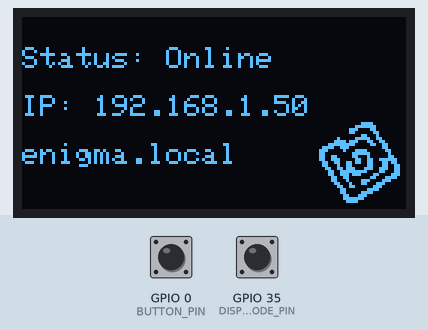
A sketch run on a simulated ESP32. Shown: 128×64 one-colour display. The test bench sets the inputs (shaded band); at power-on: GPIO 0 (BUTTON_PIN) HIGH, GPIO 35 (DISPLAY_MODE_PIN) HIGH. WiFi joins after 1.5 s; servers stay silent unless stated; storage starts empty; what the sketch prints to the serial monitor is not drawn.

Above: at 4.8 s.
4.9 s: GPIO 0 (BUTTON_PIN) pulled LOW for 0.15 s
At 6.0 s:
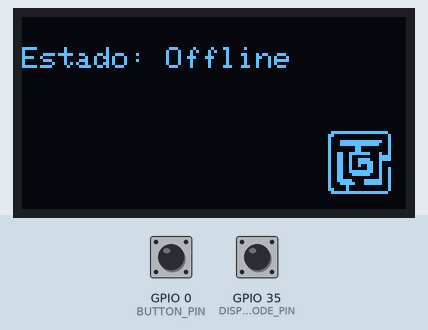
6.5 s: GPIO 35 (DISPLAY_MODE_PIN) pulled LOW for 0.15 s
At 7.5 s:
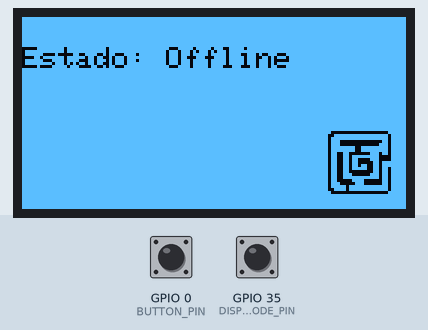
8.1 s: GPIO 0 (BUTTON_PIN) pulled LOW for 1 s
At 8.28 s:
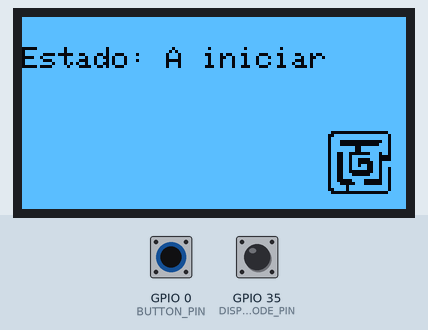
9.7 s: GPIO 0 (BUTTON_PIN) pulled LOW for 0.15 s
At 10.14 s:
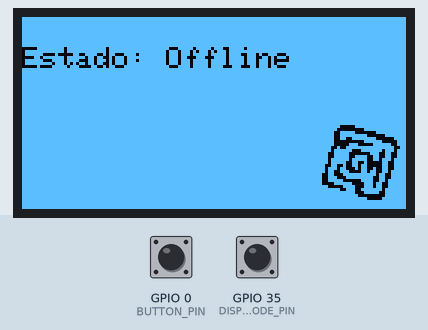
10.4 s: GPIO 0 (BUTTON_PIN) pulled LOW for 3.2 s
At 10.76 s:
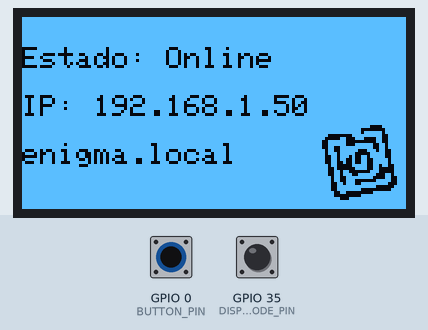
14.2 s: GPIO 0 (BUTTON_PIN) pulled LOW for 0.15 s
At 14.48 s:
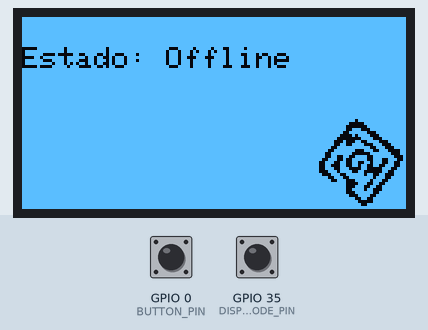
Timing chart, 0 to 17.2 s (numbered marks = the images above; inputs shaded):
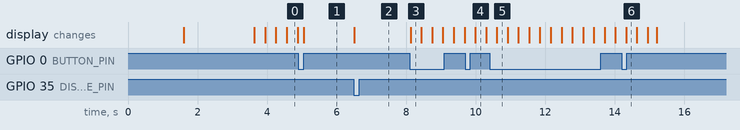

The sketch:

Enigma_Server.ino
```cpp
#include <WiFi.h>
#include <WebServer.h>
#include <SPIFFS.h>
#include <ESPmDNS.h>
#include <Wire.h>
#include <Adafruit_GFX.h>
#include <Adafruit_SSD1306.h>
#include "Enigma_Animation.h"

const int BUTTON_PIN = 0;  // GPIO0
bool serverRunning = true;
bool finishAnimation = false;
bool buttonPressed = false;
unsigned long lastButtonPress = 0;
const unsigned long BUTTON_COOLDOWN = 800; // Cooldown de 800ms

const int DISPLAY_MODE_PIN = 35;  // GPIO35
bool isDarkMode = true;  // Começa em dark mode
bool displayModeButtonPressed = false;
unsigned long lastDisplayModePress = 0;
const unsigned long DISPLAY_MODE_COOLDOWN = 500; // Cooldown de 800ms


#define SCREEN_WIDTH 128
#define SCREEN_HEIGHT 64
#define OLED_RESET -1
#define SCREEN_ADDRESS 0x3C
#define ANIMATION_DELAY 10

const char* ssid = "YOUR_SSID";
const char* password = "YOUR_PASSWORD";

WebServer server(80);
Adafruit_SSD1306 display(SCREEN_WIDTH, SCREEN_HEIGHT, &Wire, OLED_RESET);

// Variáveis para controle da animação Enigma de forma não-bloqueante
unsigned long previousMillis = 0;
int currentFrame = 0;
#define SERVER_TIMEOUT 15000

String getContentType(String filename) {
    if (filename.endsWith(".html")) return "text/html";
    else if (filename.endsWith(".css")) return "text/css";
    else if (filename.endsWith(".js")) return "application/javascript";
    else if (filename.endsWith(".png")) return "image/png";
    else if (filename.endsWith(".jpg")) return "image/jpeg";
    else if (filename.endsWith(".ico")) return "image/x-icon";
    else if (filename.endsWith(".svg")) return "image/svg+xml";
    return "text/plain";
}

bool handleFileRead(String path) {
    Serial.println("handleFileRead: " + path);

    if (path.endsWith("/")) {
        path += "index.html";
    }

    String contentType = getContentType(path);

    if (SPIFFS.exists(path)) {
        File file = SPIFFS.open(path, "r");
        if (!file) {
            Serial.println("Failed to open file: " + path);
            return false;
        }

        size_t fileSize = file.size();
        Serial.printf("File size: %d bytes\n", fileSize);

        if (fileSize > 0) {
            server.sendHeader("Connection", "close");
            server.streamFile(file, contentType);
            file.close();
            return true;
        }
        file.close();
    }

    Serial.println("File Not Found: " + path);
    return false;
}


// Modifique a função handleButton() para:
void handleButton() {
  unsigned long currentTime = millis();

  if (digitalRead(BUTTON_PIN) == LOW) {
    if (!buttonPressed && (currentTime - lastButtonPress >= BUTTON_COOLDOWN)) {
      buttonPressed = true;
      lastButtonPress = currentTime;

      if (serverRunning) {
        // Parar servidor
        serverRunning = false;
        finishAnimation = true;

        // Atualizar display com status Offline
        display.clearDisplay();
        display.setCursor(0,10);
        display.println("Estado: Offline");
        display.display();

        server.close();
      } else {
        // Mostrar estado "A iniciar"
        display.clearDisplay();
        display.setCursor(0,10);
        display.println("Estado: A iniciar");
        display.drawBitmap(
            SCREEN_WIDTH - 31,
            SCREEN_HEIGHT - 31,
            Enigma_AnimationallArray[0], // Frame 1 estático
            31, 31, 1);
        display.display();

        // Reconectar WiFi
        WiFi.begin(ssid, password);
        while (WiFi.status() != WL_CONNECTED) {
          delay(1000);
          Serial.println("Connecting to WiFi..");
        }

        // Mostrar status online e IP
        display.clearDisplay();
        display.setCursor(0,10);
        display.println("Estado: Online");
        display.println("");
        display.print("IP: ");
        display.println(WiFi.localIP());
        display.println("");
        display.print("enigma.local");
        display.display();

        server.begin();
        serverRunning = true;
        finishAnimation = false;
      }
    }
  } else {
    buttonPressed = false;
  }
}

void updateAnimation() {
    unsigned long currentMillis = millis();

    if (currentMillis - previousMillis >= ANIMATION_DELAY) {
        previousMillis = currentMillis;

        // Limpa área da animação
        display.fillRect(SCREEN_WIDTH - 31, SCREEN_HEIGHT - 31, 31, 31, SSD1306_BLACK);

        // Desenha frame atual
        display.drawBitmap(
            SCREEN_WIDTH - 31,
            SCREEN_HEIGHT - 31,
            Enigma_AnimationallArray[currentFrame],
            31, 31, 1);

        display.display();

        // Avança para próximo frame
        if (finishAnimation) {
            // Se finishAnimation é true, continua até chegar ao frame 1
            currentFrame = (currentFrame + 1) % Enigma_AnimationallArray_LEN;
            if (currentFrame == 1) {
                finishAnimation = false;
            }
        } else if (serverRunning) {
            // Se servidor está a correr, continua animação normalmente
            currentFrame = (currentFrame + 1) % Enigma_AnimationallArray_LEN;
        }
    }
}


void handleDisplayMode() {
    unsigned long currentTime = millis();

    if (digitalRead(DISPLAY_MODE_PIN) == LOW) {
        if (!displayModeButtonPressed && (currentTime - lastDisplayModePress >= DISPLAY_MODE_COOLDOWN)) {
            displayModeButtonPressed = true;
            lastDisplayModePress = currentTime;

            // Inverte o modo atual
            isDarkMode = !isDarkMode;
            display.invertDisplay(!isDarkMode);
        }
    } else {
        displayModeButtonPressed = false;
    }
}


void setup() {
  Serial.begin(115200);

  // Initialize OLED display
  Wire.begin(21, 22); // SDA = 21, SCL = 22
  if(!display.begin(SSD1306_SWITCHCAPVCC, SCREEN_ADDRESS)) {
    Serial.println("SSD1306 allocation failed");
    return;
  }
  display.clearDisplay();
  display.setTextSize(1);
  display.setTextColor(SSD1306_WHITE);

  // Initialize SPIFFS
if (!SPIFFS.begin(true)) {
        Serial.println("An Error has occurred while mounting SPIFFS");
        return;
    }

    // Mostrar informação sobre o espaço no SPIFFS
    Serial.printf("Total space: %d bytes\n", SPIFFS.totalBytes());
    Serial.printf("Used space: %d bytes\n", SPIFFS.usedBytes());

    // Listar todos os arquivos no SPIFFS
    File root = SPIFFS.open("/");
    File file = root.openNextFile();
    while(file) {
        String fileName = file.name();
        size_t fileSize = file.size();
        Serial.printf("FS File: %s, size: %d\n", fileName.c_str(), fileSize);
        file = root.openNextFile();
    }

  display.clearDisplay();
  display.setCursor(4,15);
  display.println("Servidor Enigma");
  display.setCursor(38,42);
  display.println("Powered by");
  display.setCursor(51,51);
  display.println("Enigma");
  display.drawBitmap(SCREEN_WIDTH - 31, SCREEN_HEIGHT - 31, Enigma_AnimationallArray[0], 31, 31, 1);
  display.display();
  delay(1500);


  // Show initializing message
    display.clearDisplay();
  display.setCursor(0,10);
  display.println("Estado: A iniciar");
  display.drawBitmap(
      SCREEN_WIDTH - 31,
      SCREEN_HEIGHT - 31,
      Enigma_AnimationallArray[0], // Frame 1 estático
      31, 31, 1);
  display.display();

  // Connect to Wi-Fi
  WiFi.begin(ssid, password);
  while (WiFi.status() != WL_CONNECTED) {
    delay(1000);
    Serial.println("Connecting to WiFi..");
  }

  pinMode(BUTTON_PIN, INPUT_PULLUP);
  pinMode(DISPLAY_MODE_PIN, INPUT_PULLUP);
  display.invertDisplay(false);
  isDarkMode = true;

  // Show connected status and IP
  display.clearDisplay();
  display.setCursor(0,10);
  display.println("Status: Online");
  display.println("");
  display.print("IP: ");
  display.println(WiFi.localIP());
  display.println("");
  display.print("enigma.local");
  display.display();

  // Print ESP32 Local IP Address
  Serial.println("Connected to WiFi");
  Serial.print("IP Address: ");
  Serial.println(WiFi.localIP());

  // Setup mDNS
  if (!MDNS.begin("enigma")) {
    Serial.println("Error starting mDNS");
    return;
  }

  // Handle all file requests
  server.onNotFound([]() {
    if (!handleFileRead(server.uri())) {
      server.send(404, "text/plain", "File Not Found");
    }
  });

  server.begin();
  Serial.println("HTTP server started");
}

void loop() {
    handleButton();
    handleDisplayMode();

    if (serverRunning) {
        server.handleClient();
    }
    if (serverRunning || finishAnimation) {
        updateAnimation();
    }
}
```

Source omitted: ma_Animation.h (data table, 46231 bytes)

Measured:
- after the input at 4.9 s, the display: changes after 0.16 s (image 1)
- after the input at 6.5 s, the display: changes at once (image 2)
- after the input at 8.1 s, the display: changes at once (image 3)
- after the input at 9.7 s, the display: changes after 0.29 s (image 4)
- after the input at 10.4 s, the display: changes after 0.21 s (image 5)
- after the input at 14.2 s, the display: changes after 0.13 s (image 6)
